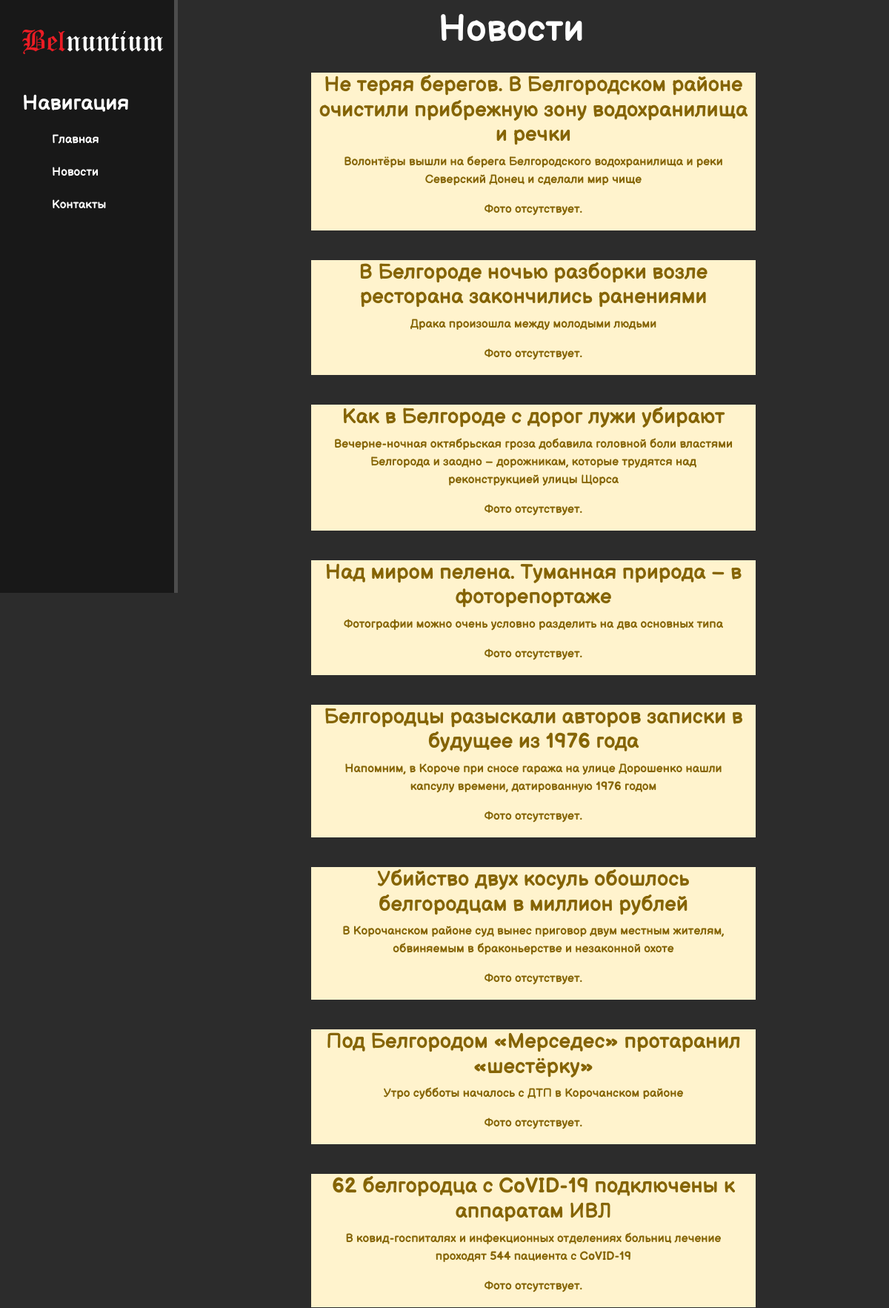
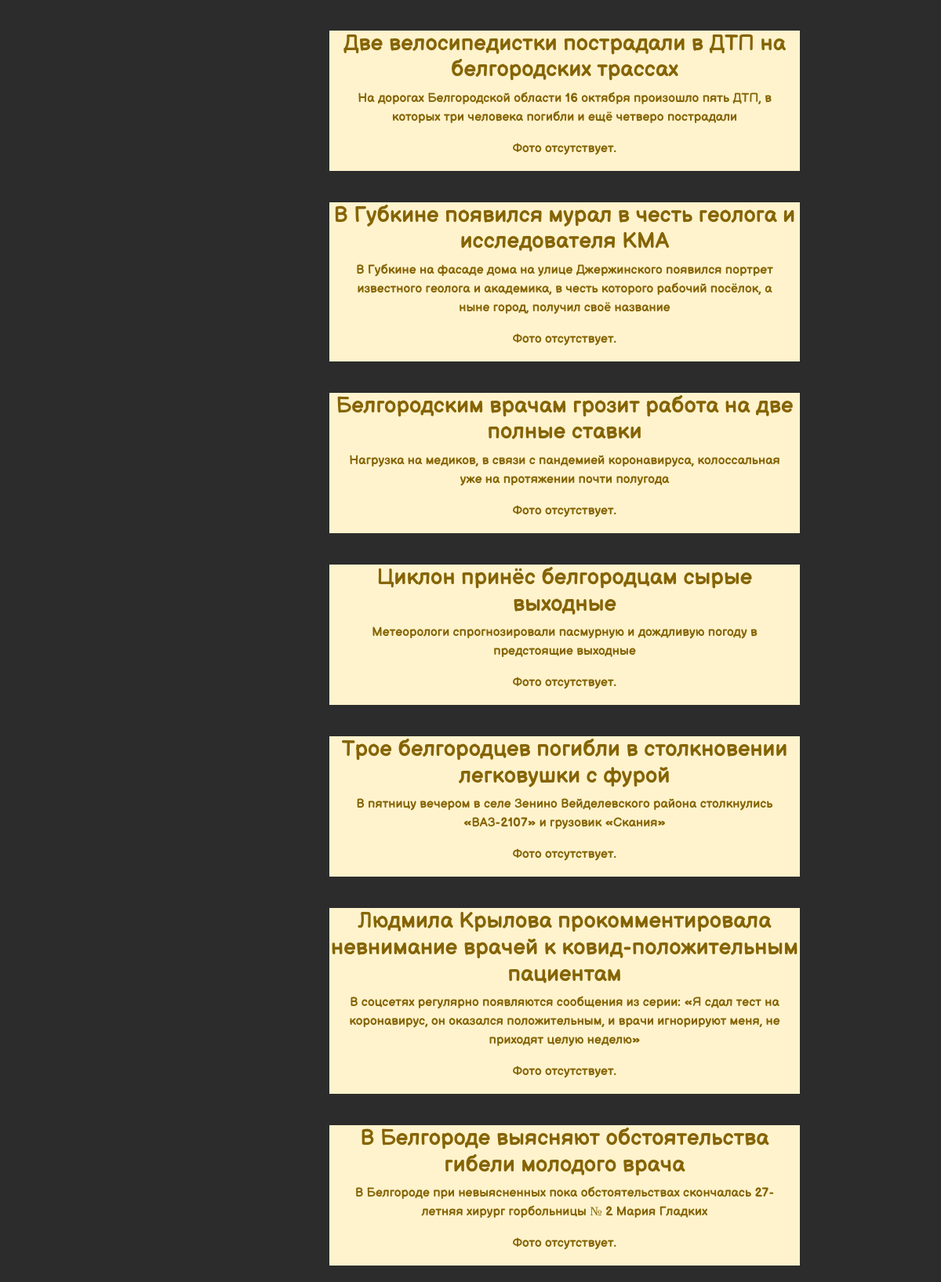
Page /news/ (upper part) on the committed database (2 pictures, top to bottom).
### news/models.py (models this page shows, shortened)
class Artiles1(models.Model):
    title = models.CharField('Название', max_length=50, default='')
    anons = models.CharField('Анонс', max_length=250)
    full_text = models.TextField('Статья')
    img = models.TextField('Фотография')
    date = models.DateTimeField('Дата публикации')
    class Meta:
        verbose_name = 'Новость'
        verbose_name_plural = "Новости"

### news/views.py (the view)
# urls.py: path('',views.news_home, name = 'news_home')
def news_home(request):
    news = Artiles1.objects.order_by('-date')
    return render(request, 'news/news_home.html', {'news': news})

### news/templates/news/news_home.html (shortened to what this page needs)
{% extends 'main/layout.html' %}
{% block content %}
    <div class = "features">
        <h1>Новости</h1>
        {% if news %}
            {% for el in news %}
                <div class = "aler alert-warning">
                    <h3>{{ el.title }}</h3>
                    <p>{{ el.anons }}</p>
                    {% if el.img == ' ' %}
                        <p>Фото отсутствует.</p>
                    {% else %}
                        <p>Фото: {{ el.img }}</p>
                    {% endif %}
                </div>
            {% endfor %}
        {% else %}
            <p>У вас нет записей!</p>
        {% endif %}
    </div>
{% endblock %}

### main/templates/main/layout.html (shortened to what this page needs)
{% load static %}
<!doctype html>
<html lang="en">
<head>
    <link rel="stylesheet" href="https://stackpath.bootstrapcdn.com/bootstrap/4.5.2/css/bootstrap.min.css">
    <link rel="stylesheet" href="{% static 'main/css/main.css' %}">
</head>
<body>
    <aside>
        <img src="{% static 'main/img/1212.png' %}" alt="Лого">
        <h3>Навигация</h3>
        <ul>
            <a href ="{%  url 'home' %}"><li>Главная</li></a>
            <a href ="{% url 'news_home' %}"><li>Новости</li></a>
            <a href =""><li>Контакты</li></a>
        </ul>
    </aside>
    <main>
        {% block content %}
        {% endblock %}
    </main>
</body>
</html>

### main/static/main/css/main.css (style rules this page uses)
* { font-family: "holl"; }
body { background: #2c2c2c; }
aside { float: left; background: #181818; width: 20%; padding: 2.5%; height: 100vh; color: #fff; border-right: 5px solid #4d4d4d; }
aside img { width: 190px; margin-top: 10px; margin-right: 20px; }
aside h3 { margin: 0; margin-top: 50px; font-size: 28px; }
aside ul { list-style: none }
aside ul li { color: #fff; display: block; margin-top:20px; transition: transform .3s ease; }
main .features { float: left; color: #fff; margin-top: 10px; text-align: center; width: 75%; }
main .features h1 { font-size: 50px; }
main .features p { margin-left: 20px; margin-right: 20px; }
.alert-warning { float:left; clear:both; width: 600px; margin: 20px 20%; }

### rows in the picture
Artiles1: title "Не теряя берегов. В Белгородском районе очистили прибрежную зону водохранилища и речки", anons "Волонтёры вышли на берега Белгородского водохранилища и реки Северский Донец и сделали мир чище", img "Фото отсутствует."
Artiles1: title "В Белгороде ночью разборки возле ресторана закончились ранениями", anons "Драка произошла между молодыми людьми", img "Фото отсутствует."
Artiles1: title "Как в Белгороде с дорог лужи убирают", anons "Вечерне-ночная октябрьская гроза добавила головной боли властями Белгорода и заодно – дорожникам, которые трудятся над реконструкцией улицы Щорса", img "Фото отсутствует."
Artiles1: title "Над миром пелена. Туманная природа – в фоторепортаже", anons "Фотографии можно очень условно разделить на два основных типа", img "Фото отсутствует."
Artiles1: title "Белгородцы разыскали авторов записки в будущее из 1976 года", anons "Напомним, в Короче при сносе гаража на улице Дорошенко нашли капсулу времени, датированную 1976 годом", img "Фото отсутствует."
Artiles1: title "Убийство двух косуль обошлось белгородцам в миллион рублей", anons "В Корочанском районе суд вынес приговор двум местным жителям, обвиняемым в браконьерстве и незаконной охоте", img "Фото отсутствует."
Artiles1: title "Под Белгородом «Мерседес» протаранил «шестёрку»", anons "Утро субботы началось с ДТП в Корочанском районе", img "Фото отсутствует."
Artiles1: title "62 белгородца с CoVID-19 подключены к аппаратам ИВЛ", anons "В ковид-госпиталях и инфекционных отделениях больниц лечение проходят 544 пациента с CoVID-19", img "Фото отсутствует."
Artiles1: title "Две велосипедистки пострадали в ДТП на белгородских трассах", anons "На дорогах Белгородской области 16 октября произошло пять ДТП, в которых три человека погибли и ещё четверо пострадали", img "Фото отсутствует."
Artiles1: title "В Губкине появился мурал в честь геолога и исследователя КМА", anons "В Губкине на фасаде дома на улице Джержинского появился портрет известного геолога и академика, в честь которого рабочий посёлок, а ныне город, получил своё название", img "Фото отсутствует."
Artiles1: title "Белгородским врачам грозит работа на две полные ставки", anons "Нагрузка на медиков, в связи с пандемией коронавируса, колоссальная уже на протяжении почти полугода", img "Фото отсутствует."
Artiles1: title "Циклон принёс белгородцам сырые выходные", anons "Метеорологи спрогнозировали пасмурную и дождливую погоду в предстоящие выходные", img "Фото отсутствует."
Artiles1: title "Трое белгородцев погибли в столкновении легковушки с фурой", anons "В пятницу вечером в селе Зенино Вейделевского района столкнулись «ВАЗ-2107» и грузовик «Скания»", img "Фото отсутствует."
Artiles1: title "Людмила Крылова прокомментировала невнимание врачей к ковид-положительным пациентам", anons "В соцсетях регулярно появляются сообщения из серии: «Я сдал тест на коронавирус, он оказался положительным, и врачи игнорируют меня, не приходят целую неделю»", img "Фото отсутствует."
Artiles1: title "В Белгороде выясняют обстоятельства гибели молодого врача", anons "В Белгороде при невыясненных пока обстоятельствах скончалась 27-летняя хирург горбольницы № 2 Мария Гладких", img "Фото отсутствует."
